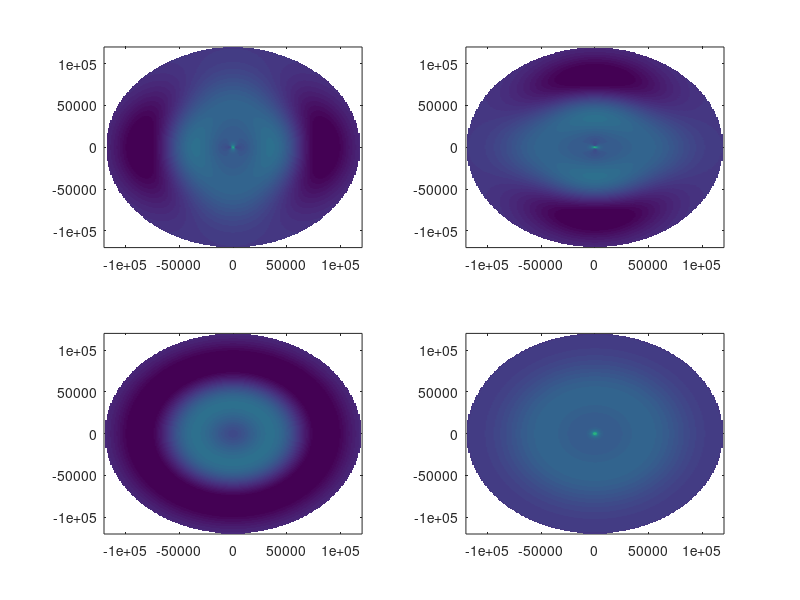
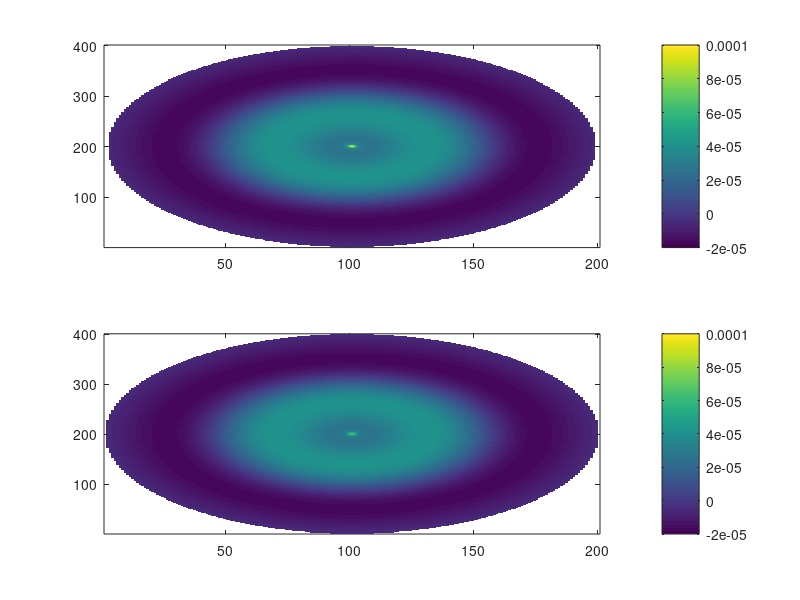

Write MATLAB code to recreate these figures, in order. (Note: a time limit stopped this script after it produced the figures.)
%% COMPARE CARTESIAN AND CURVATURE VORTICITY COMPONENTS
thetas = 0:.01:2*pi;
cr = 60e3;
r = (0.01:.01:1).*2*cr;

ubarmax = 1;
jetwidth = cr.*.6;

%Gaussian Vel
velstruct = ubarmax.*exp(- ((r-cr)/jetwidth).^2);
dudr = -(r-cr).*2./(jetwidth).^2.*velstruct;

fullVel = NaN(length(r), length(thetas));
zetas = fullVel;
zetac = fullVel;
x = fullVel;
y = fullVel;
for i =1:length(r)
    ubar = velstruct(i);
    fullVel(i,:) = -ubar.*sin(thetas) + 1i*ubar.*cos(thetas);
    zetas(i,:) = dudr(i);
    zetac(i,:) = ubar./r(i);
    
    [x(i,:), y(i,:)] = pol2cart(thetas, r(i));
end

nr = length(r); nth = length(thetas);

xvec = reshape(x, nr*nth, 1); 
yvec = reshape(y, nr*nth, 1);
zetasvec = reshape(zetas, nr*nth, 1);
zetacvec = reshape(zetac, nr*nth, 1);
velvec = reshape(fullVel, nr*nth, 1);

x = (-1:.01:1).*r(end); y = (-1:.005:1).*r(end);
deltax = x(2)-x(1); deltay=y(2)-y(1);
[X, Y] = meshgrid(x, y);
U = griddata(xvec, yvec, real(velvec), X, Y);
V = griddata(xvec, yvec, imag(velvec), X, Y);
[Ux, Uy] = gradient(U, deltax, deltay);
[Vx, Vy] = gradient(V, deltax, deltay);
ZETACART = Vx - Uy;
DIV = Ux + Vy;

ZETASH = griddata(xvec, yvec, zetasvec, X, Y);
ZETACU = griddata(xvec, yvec, zetacvec, X, Y);

figure
subplot(2,2,1)
pcolor(x, y, Vx); shading interp
set(gca, 'clim', [-2 10].*1e-5)
subplot(2,2,2)
pcolor(x, y, -Uy); shading interp
set(gca, 'clim', [-2 10].*1e-5)
subplot(2,2,3)
pcolor(x, y, ZETASH); shading interp
set(gca, 'clim', [-2 10].*1e-5)
subplot(2,2,4)
pcolor(x, y, ZETACU); shading interp
set(gca, 'clim', [-2 10].*1e-5)
%%
figure
subplot(2,1,1)
pcolor(ZETACART) ;shading interp 
set(gca, 'clim', [-2 10].*1e-5)
colorbar;
subplot(2,1,2)
pcolor(ZETASH+ZETACU); shading interp
colorbar;
set(gca, 'clim', [-2 10].*1e-5)
